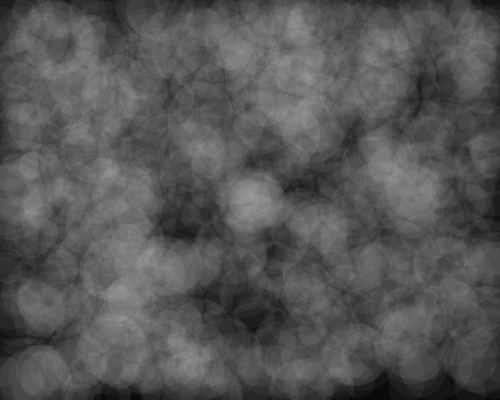
Frame 1 (no input)
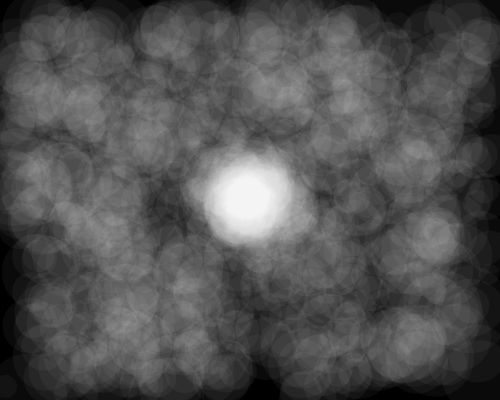
Frame 60 (no input)
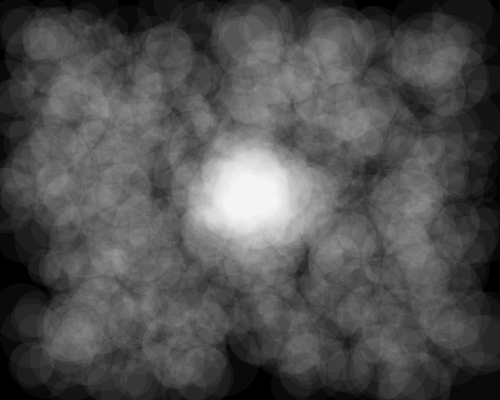
Frame 120 (the mouse pressed at the canvas centre since frame 60)

The p5.js sketch that drew these frames (run headless with seeded random() and noise() and a simulated clock; from frame 60 on, the mouse is pressed at the canvas centre):

// p5.js sketch
// ── sketch.js
let bubbles = [];

function setup() {
  createCanvas(500, 400);
  for (let i = 0; i < 1000; i++) {
    let x = random(width);
    let y = random(height);
    let r = random(10, 40);
    bubbles[i] = new Bubble(x, y, r);
  }
}

function draw() {
  background(0);

  for (let i = 0; i < bubbles.length; i++) {
    bubbles[i].move();
    bubbles[i].show();
  }
}

class Bubble {
  constructor(x, y, r) {
    this.x = x;
    this.y = y;
    this.r = r;
  }

  move() {
    this.x = this.x + random(-5, 5);
    this.y = this.y + random(-5, 5);
    if (this.x > width || this.x < 0 || this.y > height || this.y < 0) {
      this.x = width / 2;
      this.y = height / 2;
    }
  }

  show() {
    // stroke(255);
    // strokeWeight(3);
    noStroke();
    fill(255, 10);
    ellipse(this.x, this.y, this.r * 2, this.r * 2);
  }
}

/*
Website
http://nexusbug.com/

github Repo
https://github.com/nexusbug/Code_365

About
Doing a challenge, coding three sixty five
There I hop on the train of Mr. Shiffman
And code along rainbow colored railway
One video each day, keeps the gray away

Coding Train
Daniel Shiffman
https://www.youtube.com/user/shiffman/
https://www.patreon.com/codingtrain

Framework
p5js - A beautiful Javascript library
https://p5js.org/

this.day
48th
2017 October 11

this.video
7.3: Arrays of Objects - p5.js Tutorial
https://youtu.be/fBqaA7zRO58
*/
